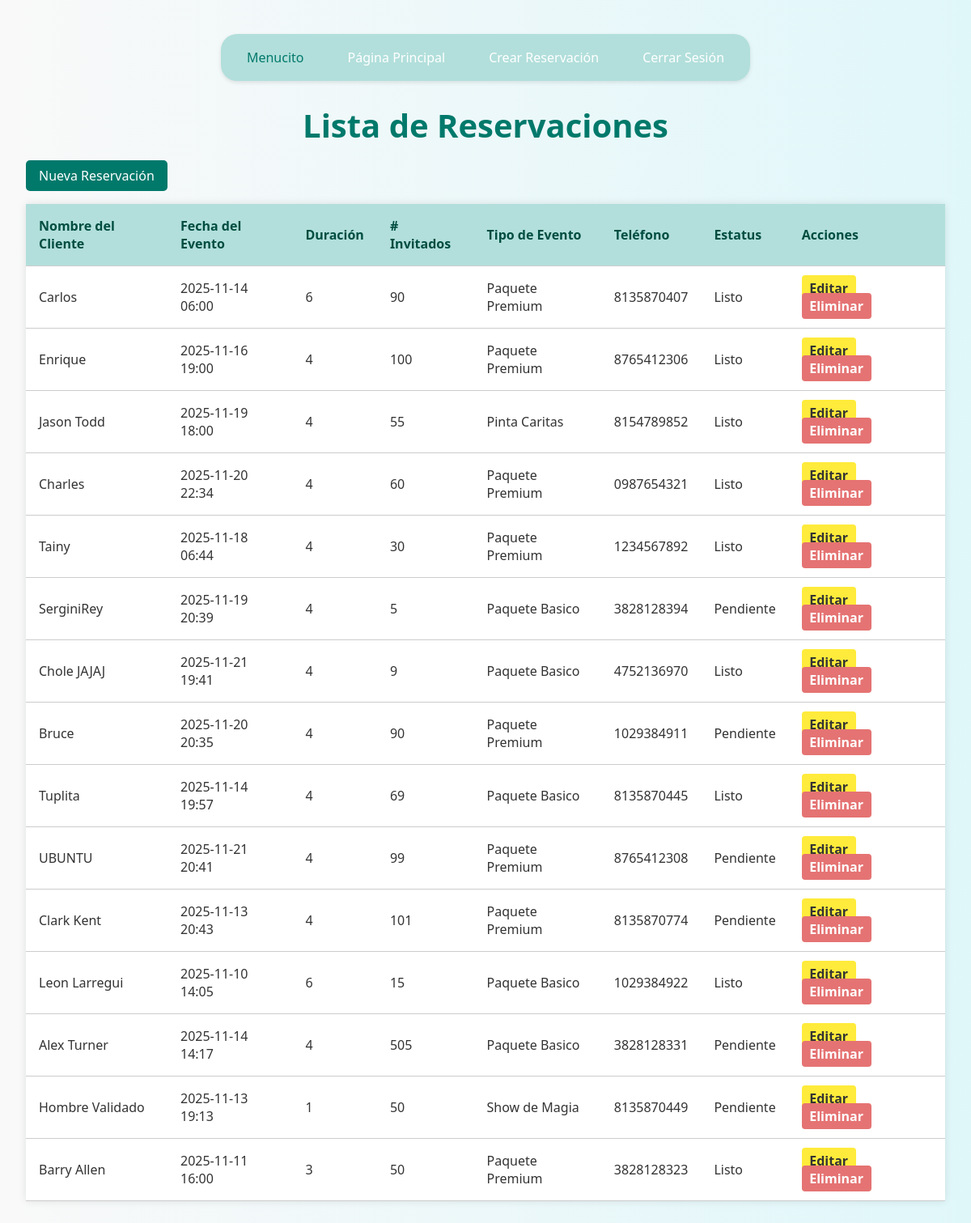
/listar/ (signed in), run on an earlier commit of the app's database.
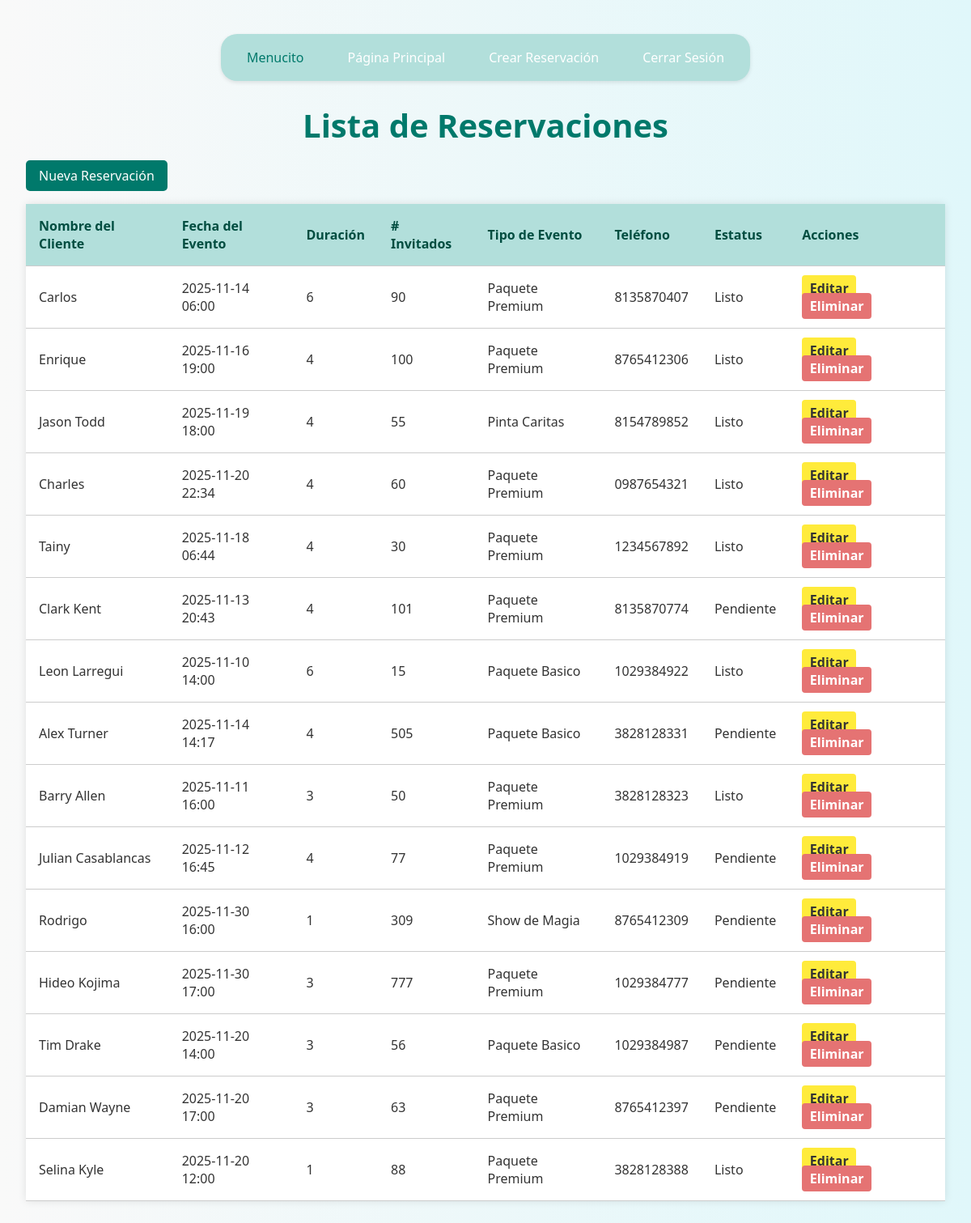
And on a later commit of the database.
### app/models.py (models this page shows, shortened)
class RESERVACION(models.Model):
    nombre_cliente = models.CharField(max_length=100)
    fecha_evento = models.DateTimeField()
    duracion_horas = models.IntegerField(default=4)
    num_invitados = models.IntegerField()
    tipo_evento = models.CharField(max_length=50)
    telefono_contacto = models.CharField(max_length=15)
    estatus = models.CharField(max_length=20, default='Pendiente')
    @property
    def estatus_actualizado(self):
        if self.fecha_evento < timezone.now():
            return "Listo"
        return self.estatus

### app/views.py (the view)
# urls.py: path('listar/', views.listar_reservaciones, name='listar'),
@login_required
@user_passes_test(is_admin)
def listar_reservaciones(request):
    reservaciones = RESERVACION.objects.all()
    return render(request, 'listar.html', {'reservaciones': reservaciones})

### app/views.py (called while the page is built)
def is_admin(user):
    return user.is_superuser

### app/templates/listar.html (shortened to what this page needs)
{% load static %}
<!DOCTYPE html>
<html lang="es" translate="no">
<head>
    <link rel="stylesheet" href="{% static 'css/stylelistar.css' %}">
</head>
<body>
    {% include 'menu.html' %}
    <h1>Lista de Reservaciones</h1>
    <a class="boton-nuevo" href="{% url 'crear' %}">Nueva Reservación</a>
    <table class="tabla-productos">
        <thead>
            <tr>
                <th>Nombre del Cliente</th>
                <th>Fecha del Evento</th>
                <th>Duración</th>
                <th># Invitados</th>
                <th>Tipo de Evento</th>
                <th>Teléfono</th>
                <th>Estatus</th>
                <th>Acciones</th>
            </tr>
        </thead>
        <tbody>
            {% for reservacion in reservaciones %}
            <tr>
                <td>{{ reservacion.nombre_cliente }}</td>
                <td>{{ reservacion.fecha_evento|date:"Y-m-d H:i" }}</td>
                <td>{{ reservacion.duracion_horas }}</td>
                <td>{{ reservacion.num_invitados }}</td>
                <td>{{ reservacion.tipo_evento }}</td>
                <td>{{ reservacion.telefono_contacto }}</td>
                <td>{{ reservacion.estatus_actualizado }}</td>
                <td>
                    <a class="boton-editar" href="{% url 'editar' reservacion.id %}">Editar</a>
                    <a class="boton-eliminar" href="{% url 'eliminar' reservacion.id %}" onclick="return confirmarEliminacion(event)">Eliminar</a>
                </td>
            </tr>
            {% empty %}
            <tr>
                <td colspan="7" class="text-center text-muted">No hay reservaciones registradas.</td>
            </tr>
            {% endfor %}
        </tbody>
    </table>
</body>
</html>

### app/templates/menu.html (shortened to what this page needs)
{% load static %}
<!DOCTYPE html>
<html lang="es" translate="no">
<head>
    <link rel="stylesheet" href="{% static 'css/style3.css' %}">
</head>
<body>
    <nav class="navbar navbar-expand-lg bg-body-tertiary">
        <div class="container-fluid">
            <div class="navbar-nav">
                <a class="nav-var">Menucito</a>
                <a class="nav-link" href="{% url 'inicio' %}">Página Principal</a>
                <a class="nav-link" href="{% url 'crear' %}">Crear Reservación</a>
                <a class="nav-link" href="{% url 'login' %}">Cerrar Sesión</a>
            </div>
        </div>
    </nav>
</body>
</html>

### app/static/css/stylelistar.css (style rules this page uses)
body { font-family: 'Segoe UI', sans-serif; background: linear-gradient(to right, #f9f9f9, #e0f7fa); padding: 2rem; color: #333; }
h1 { text-align: center; font-size: 2.5rem; color: #00796b; margin-bottom: 1rem; }
.boton-nuevo { display: inline-block; margin-bottom: 1rem; padding: 0.5rem 1rem; background-color: #00796b; color: white; text-decoration: none; border-radius: 5px; transition: background-color 0.3s ease; }
.tabla-productos { width: 100%; border-collapse: collapse; box-shadow: 0 0 10px rgba(0,0,0,0.1); background-color: white; }
.tabla-productos th, .tabla-productos td { padding: 1rem; border-bottom: 1px solid #ccc; text-align: left; }
.tabla-productos th { background-color: #b2dfdb; color: #004d40; font-weight: bold; }
.boton-editar, .boton-eliminar { margin-right: 0.5rem; padding: 0.3rem 0.6rem; text-decoration: none; border-radius: 4px; font-weight: bold; }
.boton-editar { background-color: #ffeb3b; color: #333; }
.boton-eliminar { background-color: #e57373; color: white; }
.navbar { background-color: #b2dfdb; padding: 10px 20px; box-shadow: 0 2px 5px rgba(0,0,0,0.1); border-radius: 20px; width: fit-content; margin: 10px auto; }
.container-fluid { display: flex; justify-content: center; }
.navbar-nav { display: flex; gap: 30px; }
.nav-link { color: #fff; text-decoration: none; font-weight: 500; padding: 8px 12px; border-radius: 5px; transition: background-color 0.3s ease; }
.nav-var { color: #00796b; text-decoration: none; font-weight: 500; padding: 8px 12px; border-radius: 5px; transition: background-color 0.3s ease; }

### app/static/css/style3.css (style rules this page uses)
body { margin: 0; font-family: 'Segoe UI', sans-serif; background-color: #f9f9f9; }
.navbar { background-color: #b2dfdb; padding: 10px 20px; box-shadow: 0 2px 5px rgba(0,0,0,0.1); border-radius: 20px; width: fit-content; margin: 10px auto; }
.container-fluid { display: flex; justify-content: center; }
.navbar-nav { display: flex; gap: 30px; }
.nav-link { color: #fff; text-decoration: none; font-weight: 500; padding: 8px 12px; border-radius: 5px; transition: background-color 0.3s ease; }
.nav-var { color: #00796b; text-decoration: none; font-weight: 500; padding: 8px 12px; border-radius: 5px; transition: background-color 0.3s ease; }

What changed in the data, as far as the page shows it:
removed RESERVACION: nombre_cliente "SerginiRey", fecha_evento "2025-11-19 20:39", duracion_horas "4", num_invitados "5", tipo_evento "Paquete Basico", telefono_contacto "3828128394", estatus_actualizado "Pendiente"
removed RESERVACION: nombre_cliente "Chole JAJAJ", fecha_evento "2025-11-21 19:41", duracion_horas "4", num_invitados "9", tipo_evento "Paquete Basico", telefono_contacto "4752136970", estatus_actualizado "Listo"
removed RESERVACION: nombre_cliente "Bruce", fecha_evento "2025-11-20 20:35", duracion_horas "4", num_invitados "90", tipo_evento "Paquete Premium", telefono_contacto "1029384911", estatus_actualizado "Pendiente"
removed RESERVACION: nombre_cliente "Tuplita", fecha_evento "2025-11-14 19:57", duracion_horas "4", num_invitados "69", tipo_evento "Paquete Basico", telefono_contacto "8135870445", estatus_actualizado "Listo"
removed RESERVACION: nombre_cliente "UBUNTU", fecha_evento "2025-11-21 20:41", duracion_horas "4", num_invitados "99", tipo_evento "Paquete Premium", telefono_contacto "8765412308", estatus_actualizado "Pendiente"
removed RESERVACION: nombre_cliente "Hombre Validado", fecha_evento "2025-11-13 19:13", duracion_horas "1", num_invitados "50", tipo_evento "Show de Magia", telefono_contacto "8135870449", estatus_actualizado "Pendiente"
changed RESERVACION "Leon Larregui": fecha_evento "2025-11-10 14:05" → "2025-11-10 14:00"
added RESERVACION: nombre_cliente "Julian Casablancas", fecha_evento "2025-11-12 16:45", duracion_horas "4", num_invitados "77", tipo_evento "Paquete Premium", telefono_contacto "1029384919", estatus_actualizado "Pendiente"
added RESERVACION: nombre_cliente "Rodrigo", fecha_evento "2025-11-30 16:00", duracion_horas "1", num_invitados "309", tipo_evento "Show de Magia", telefono_contacto "8765412309", estatus_actualizado "Pendiente"
added RESERVACION: nombre_cliente "Hideo Kojima", fecha_evento "2025-11-30 17:00", duracion_horas "3", num_invitados "777", tipo_evento "Paquete Premium", telefono_contacto "1029384777", estatus_actualizado "Pendiente"
added RESERVACION: nombre_cliente "Tim Drake", fecha_evento "2025-11-20 14:00", duracion_horas "3", num_invitados "56", tipo_evento "Paquete Basico", telefono_contacto "1029384987", estatus_actualizado "Pendiente"
added RESERVACION: nombre_cliente "Damian Wayne", fecha_evento "2025-11-20 17:00", duracion_horas "3", num_invitados "63", tipo_evento "Paquete Premium", telefono_contacto "8765412397", estatus_actualizado "Pendiente"
added RESERVACION: nombre_cliente "Selina Kyle", fecha_evento "2025-11-20 12:00", duracion_horas "1", num_invitados "88", tipo_evento "Paquete Premium", telefono_contacto "3828128388", estatus_actualizado "Listo"
